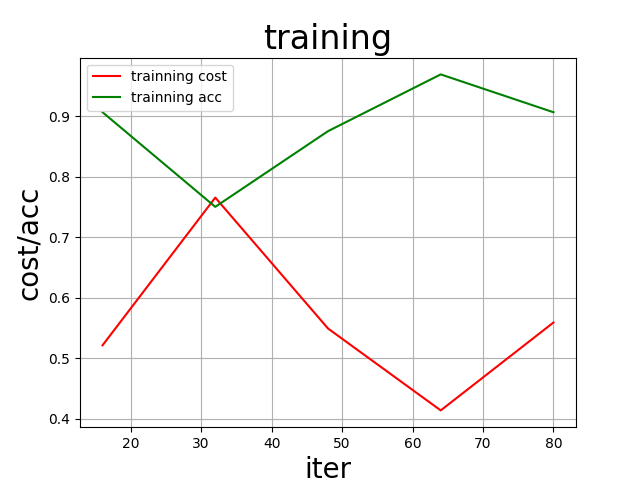

Python code for this plot:
# 引入os库,方便路径操作
import os
# 引入文件操作模块
import shutil
# 引入百度paddle模块
import paddle as paddle
paddle.enable_static()
# 引入百度飞桨的fluid模块
import paddle.fluid as fluid
# 方便设置参数
from paddle.fluid.param_attr import ParamAttr
# 引入自写的reader库文件，里面定义了一些图像预处理的方法，例如裁剪和翻转等数据增强操作
import reader
# 引入日志库,方便记录操作的结果
import logging
# 引入画图的包
import matplotlib.pyplot as plt

## 获取数据
train_reader = paddle.batch(reader.train(), batch_size=32)
test_reader = paddle.batch(reader.val(), batch_size=32)

## 定义第二次训练的超参数
train_core2 = {
    # 统一输入大小
    "input_size": [3, 224, 224],
    # 分类数
    "class_dim": 20,
    # 定义lr学习率，与第一次相比我们减小了学习率
    "learning_rate":0.0001,
    # 定义sgd的学习率，与第一次相比改为SGD随机梯度下降训练
    "sgd_learning_rate":0.00001,
    # 设置lr学习率衰减(Learning rate decay)
    "lrepochs":[20, 40, 60, 80, 100],
    "lrdecay":[1, 0.5, 0.25, 0.1, 0.01, 0.002],
    # 使用GPU
    "use_gpu": True,
    # 设置第二次的训练轮数
    "num_epochs": 10,
    # 第二次期望的精确度，大于该期望将保存模型
    "last_acc":0.8

}

# 定义新的ResNet，加入fc层，对网络进行微调操作，实验证明将显著提升精度
def resnet(input, class_dim):
    def conv_bn_layer(input, num_filters, filter_size, stride=1, groups=1, act=None, name=None):
        conv = fluid.layers.conv2d(input=input,
                                   num_filters=num_filters,
                                   filter_size=filter_size,
                                   stride=stride,
                                   padding=(filter_size - 1) // 2,
                                   groups=groups,
                                   act=None,
                                   param_attr=ParamAttr(name=name + "_weights"),
                                   bias_attr=False,
                                   name=name + '.conv2d.output.1')
        if name == "conv1":
            bn_name = "bn_" + name
        else:
            bn_name = "bn" + name[3:]
        return fluid.layers.batch_norm(input=conv,
                                       act=act,
                                       name=bn_name + '.output.1',
                                       param_attr=ParamAttr(name=bn_name + '_scale'),
                                       bias_attr=ParamAttr(bn_name + '_offset'),
                                       moving_mean_name=bn_name + '_mean',
                                       moving_variance_name=bn_name + '_variance', )

    def shortcut(input, ch_out, stride, name):
        ch_in = input.shape[1]
        if ch_in != ch_out or stride != 1:
            return conv_bn_layer(input, ch_out, 1, stride, name=name)
        else:
            return input

    def bottleneck_block(input, num_filters, stride, name):
        conv0 = conv_bn_layer(input=input,
                              num_filters=num_filters,
                              filter_size=1,
                              act='relu',
                              name=name + "_branch2a")
        conv1 = conv_bn_layer(input=conv0,
                              num_filters=num_filters,
                              filter_size=3,
                              stride=stride,
                              act='relu',
                              name=name + "_branch2b")
        conv2 = conv_bn_layer(input=conv1,
                              num_filters=num_filters * 4,
                              filter_size=1,
                              act=None,
                              name=name + "_branch2c")

        short = shortcut(input, num_filters * 4, stride, name=name + "_branch1")

        return fluid.layers.elementwise_add(x=short, y=conv2, act='relu', name=name + ".add.output.5")

    depth = [3, 4, 23, 3]
    num_filters = [64, 128, 256, 512]

    conv = conv_bn_layer(input=input, num_filters=64, filter_size=7, stride=2, act='relu', name="conv1")
    conv = fluid.layers.pool2d(input=conv, pool_size=3, pool_stride=2, pool_padding=1, pool_type='max')

    for block in range(len(depth)):
        for i in range(depth[block]):
            if block == 2:
                if i == 0:
                    conv_name = "res" + str(block + 2) + "a"
                else:
                    conv_name = "res" + str(block + 2) + "b" + str(i)
            else:
                conv_name = "res" + str(block + 2) + chr(97 + i)
            conv = bottleneck_block(input=conv,
                                    num_filters=num_filters[block],
                                    stride=2 if i == 0 and block != 0 else 1,
                                    name=conv_name)

    pool = fluid.layers.pool2d(input=conv, pool_size=7, pool_type='avg', global_pooling=True)
    output = fluid.layers.fc(input=pool, size=class_dim, act='softmax')
    return output


# 定义新的ResNet，加入fc层，对网络进行微调操作，实验证明将显著提升精度
def resnet(input, class_dim):
    def conv_bn_layer(input, num_filters, filter_size, stride=1, groups=1, act=None, name=None):
        conv = fluid.layers.conv2d(input=input,
                                   num_filters=num_filters,
                                   filter_size=filter_size,
                                   stride=stride,
                                   padding=(filter_size - 1) // 2,
                                   groups=groups,
                                   act=None,
                                   param_attr=ParamAttr(name=name + "_weights"),
                                   bias_attr=False,
                                   name=name + '.conv2d.output.1')
        if name == "conv1":
            bn_name = "bn_" + name
        else:
            bn_name = "bn" + name[3:]
        return fluid.layers.batch_norm(input=conv,
                                       act=act,
                                       name=bn_name + '.output.1',
                                       param_attr=ParamAttr(name=bn_name + '_scale'),
                                       bias_attr=ParamAttr(bn_name + '_offset'),
                                       moving_mean_name=bn_name + '_mean',
                                       moving_variance_name=bn_name + '_variance', )

    def shortcut(input, ch_out, stride, name):
        ch_in = input.shape[1]
        if ch_in != ch_out or stride != 1:
            return conv_bn_layer(input, ch_out, 1, stride, name=name)
        else:
            return input

    def bottleneck_block(input, num_filters, stride, name):
        conv0 = conv_bn_layer(input=input,
                              num_filters=num_filters,
                              filter_size=1,
                              act='relu',
                              name=name + "_branch2a")
        conv1 = conv_bn_layer(input=conv0,
                              num_filters=num_filters,
                              filter_size=3,
                              stride=stride,
                              act='relu',
                              name=name + "_branch2b")
        conv2 = conv_bn_layer(input=conv1,
                              num_filters=num_filters * 4,
                              filter_size=1,
                              act=None,
                              name=name + "_branch2c")

        short = shortcut(input, num_filters * 4, stride, name=name + "_branch1")

        return fluid.layers.elementwise_add(x=short, y=conv2, act='relu', name=name + ".add.output.5")

    depth = [3, 4, 23, 3]
    num_filters = [64, 128, 256, 512]

    conv = conv_bn_layer(input=input, num_filters=64, filter_size=7, stride=2, act='relu', name="conv1")
    conv = fluid.layers.pool2d(input=conv, pool_size=3, pool_stride=2, pool_padding=1, pool_type='max')

    for block in range(len(depth)):
        for i in range(depth[block]):
            if block == 2:
                if i == 0:
                    conv_name = "res" + str(block + 2) + "a"
                else:
                    conv_name = "res" + str(block + 2) + "b" + str(i)
            else:
                conv_name = "res" + str(block + 2) + chr(97 + i)
            conv = bottleneck_block(input=conv,
                                    num_filters=num_filters[block],
                                    stride=2 if i == 0 and block != 0 else 1,
                                    name=conv_name)

    pool = fluid.layers.pool2d(input=conv, pool_size=7, pool_type='avg', global_pooling=True)
    output = fluid.layers.fc(input=pool, size=class_dim, act='softmax')
    return output

## 定义输入层
image = fluid.layers.data(name='image', shape=train_core2["input_size"], dtype='float32')
label = fluid.layers.data(name='label', shape=[1], dtype='int64')
## 获取分类器
model = resnet(image,train_core2["class_dim"])

## 获取损失函数和准确率函数
cost = fluid.layers.cross_entropy(input=model, label=label)
avg_cost = fluid.layers.mean(cost)
acc = fluid.layers.accuracy(input=model, label=label)

## 获取训练和测试程序
test_program = fluid.default_main_program().clone(for_test=True)

## 定义优化方法
optimizer=fluid.optimizer.SGD(learning_rate=train_core2["sgd_learning_rate"])
opts=optimizer.minimize(avg_cost)

## 定义一个使用GPU的执行器
use_gpu=train_core2["use_gpu"]
place=fluid.CUDAPlace(0) if use_gpu else fluid.CPUPlace()
exe=fluid.Executor(place)

## 进行参数初始化
exe.run(fluid.default_startup_program())

## 使用step-1处理后的的预训练模型
pretrained_model_path = 'models/step-1_model/'

## 加载经过处理的模型
fluid.io.load_params(executor=exe, dirname=pretrained_model_path)
last_acc=train_core2["last_acc"]

all_train_iter=0
all_train_iters=[]
all_train_costs=[]
all_train_accs=[]

def draw_train_process(title,iters,costs,accs,label_cost,lable_acc):
    plt.title(title, fontsize=24)
    plt.xlabel("iter", fontsize=20)
    plt.ylabel("cost/acc", fontsize=20)
    plt.plot(iters, costs,color='red',label=label_cost)
    plt.plot(iters, accs,color='green',label=lable_acc)
    plt.legend()
    plt.grid()
    plt.savefig('train_lr.png')
    plt.show()
## 定义数据维度
feeder=fluid.DataFeeder(place=place,feed_list=[image,label])

now_acc=0
## 保存预测模型
save_path = './models/step_2_model/'
for pass_id in range(train_core2["num_epochs"]):
    ## 训练
    for batch_id,data in enumerate(train_reader()):
        train_cost,train_acc=exe.run(program=fluid.default_main_program(),feed=feeder.feed(data),fetch_list=[avg_cost,acc])
        if batch_id%50==0:
            print('Pass:%d, Batch:%d, Cost:%0.5f, Accuracy:%0.5f' %
                  (pass_id, batch_id, train_cost[0], train_acc[0]))
        if batch_id%150==0:
            all_train_iter=all_train_iter+16
            all_train_iters.append(all_train_iter)
            all_train_costs.append(train_cost[0])
            all_train_accs.append(train_acc[0])
    ## 测试
    test_accs=[]
    test_costs=[]
    for batch_id,data in enumerate(test_reader()):
        test_cost,test_acc=exe.run(program=test_program,feed=feeder.feed(data), fetch_list=[avg_cost,acc])
        test_accs.append(test_acc[0])
        test_costs.append(test_cost[0])
    test_cost = (sum(test_costs) / len(test_costs))
    test_acc = (sum(test_accs) / len(test_accs))
    now_acc=test_acc
    if now_acc>last_acc:
        last_acc=now_acc
        ## 删除旧的模型文件
        shutil.rmtree(save_path, ignore_errors=True)
        ## 创建保持模型文件目录
        os.makedirs(save_path)
        ## 保存预测模型
        #fluid.io.save_params(executor=exe, dirname=save_path)
        fluid.io.save_inference_model(save_path, feeded_var_names=[image.name], target_vars=[model], executor=exe)
draw_train_process("training", all_train_iters,all_train_costs,
                   all_train_accs,"trainning cost","trainning acc")

